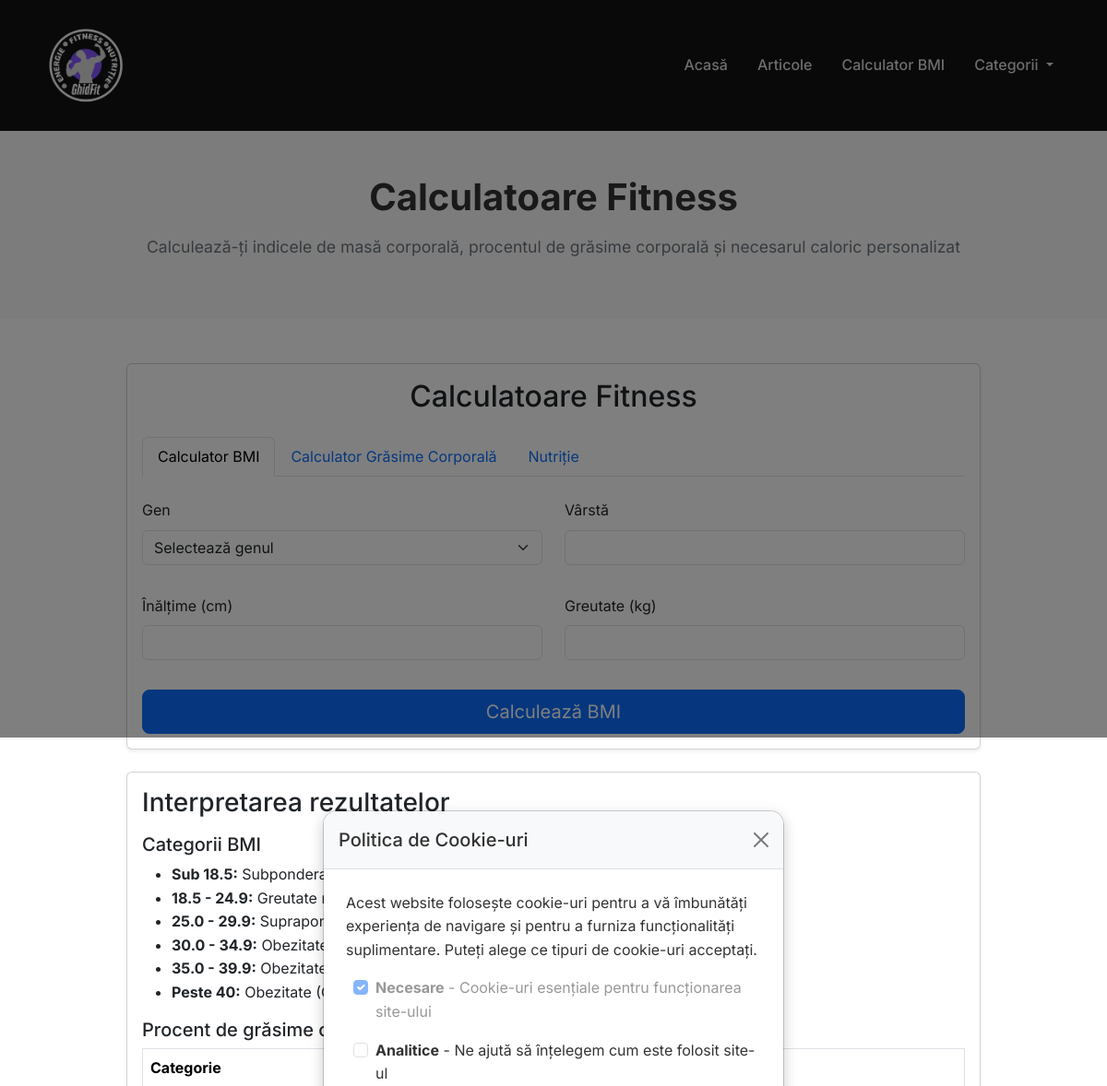
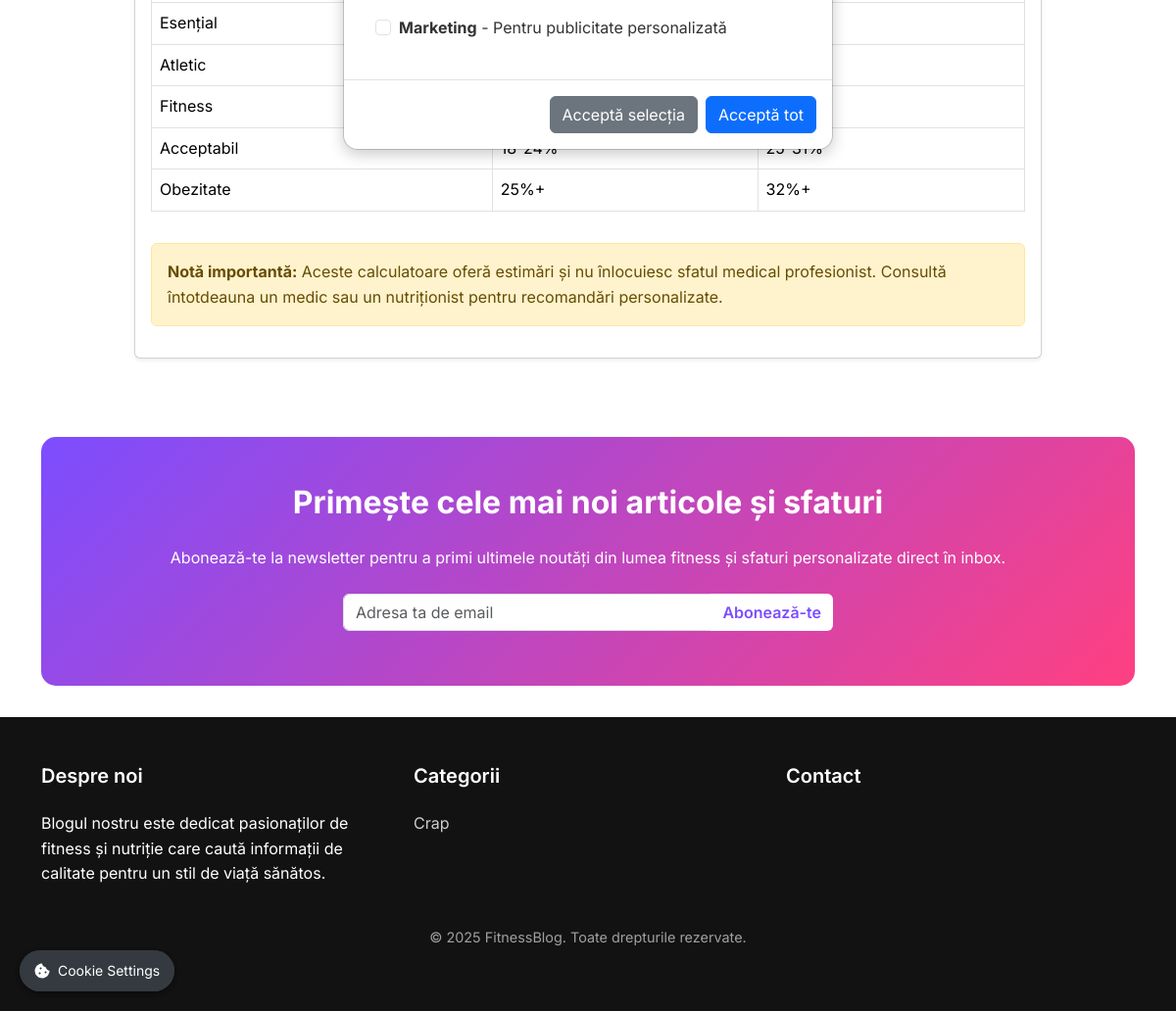
The app's page /calculator-bmi/ with its own data (2 pictures, top to bottom).
### blog/models.py (models this page shows, shortened)
class SiteSettings(models.Model):
    phone = models.CharField(max_length=20, blank=True, null=True, verbose_name='Telefon')
    email = models.EmailField(blank=True, null=True, verbose_name='Email')
    address = models.CharField(max_length=200, blank=True, null=True, verbose_name='Adresă')
    facebook_url = models.URLField(blank=True, null=True, verbose_name='URL Facebook')
    instagram_url = models.URLField(blank=True, null=True, verbose_name='URL Instagram')
    youtube_url = models.URLField(blank=True, null=True, verbose_name='URL YouTube')
    footer_about_title = models.CharField(max_length=100, blank=True, null=True, verbose_name='Titlu secțiune despre')
    footer_about_text = models.TextField(blank=True, null=True, verbose_name='Text secțiune despre')
    class Meta:
        verbose_name = 'Setări Site'
        verbose_name_plural = 'Setări Site'
    @classmethod
    def get_settings(cls):
        settings, created = cls.objects.get_or_create(pk=1)
        return settings

class Category(models.Model):
    name = models.CharField(max_length=100, verbose_name='Nume')
    slug = models.SlugField(max_length=200, unique=True, verbose_name='Slug')  # Mărit la 200
    icon = models.CharField(max_length=50, blank=True, null=True, verbose_name='Iconiță FontAwesome')
    description = models.TextField(blank=True, null=True, verbose_name='Descriere')
    class Meta:
        verbose_name = 'Categorie'
        verbose_name_plural = 'Categorii'
        ordering = ['name']

### blog/views.py (the view)
# urls.py: path('calculator-bmi/', views.bmi_calculator, name='bmi_calculator'),
def bmi_calculator(request):
    adsense_locations = {
        ad.name: ad.ad_code for ad in AdSenseLocation.objects.filter(is_active=True)
    }
    context = {
        'adsense_locations': adsense_locations,
    }
    return render(request, 'blog/bmi_calculator.html', context)

### templates/blog/bmi_calculator.html (shortened to what this page needs)
{% extends 'blog/base.html' %}
{% load static %}
{% block content %}
<div class="page-header text-center py-5">
    <div class="container">
        <h1 class="page-title mb-3">Calculatoare Fitness</h1>
        <p class="page-description">Calculează-ți indicele de masă corporală, procentul de grăsime corporală și necesarul caloric personalizat</p>
    </div>
</div>
<section class="py-5">
    <div class="container">
        <div class="row">
            <div class="col-lg-10 mx-auto">
                <div class="card shadow-sm">
                    <div class="card-body">
                        <h2 class="card-title text-center mb-4">Calculatoare Fitness</h2>
                        <ul class="nav nav-tabs mb-4" id="calculatorTabs" role="tablist">
                            <li class="nav-item" role="presentation">
                                <button class="nav-link active" id="standard-tab" data-bs-toggle="tab" data-bs-target="#standard" type="button" role="tab" aria-controls="standard" aria-selected="true">Calculator BMI</button>
                            </li>
                            <li class="nav-item" role="presentation">
                                <button class="nav-link" id="advanced-tab" data-bs-toggle="tab" data-bs-target="#advanced" type="button" role="tab" aria-controls="advanced" aria-selected="false">Calculator Grăsime Corporală</button>
                            </li>
                            <li class="nav-item" role="presentation">
                                <button class="nav-link" id="nutrition-tab" data-bs-toggle="tab" data-bs-target="#nutrition" type="button" role="tab" aria-controls="nutrition" aria-selected="false">Nutriție</button>
                            </li>
                        </ul>
                        <div class="tab-content" id="calculatorTabsContent">
                            <div class="tab-pane fade show active" id="standard" role="tabpanel" aria-labelledby="standard-tab">
                                <form id="bmiForm" class="needs-validation" novalidate>
                                    <div class="row mb-3">
                                        <div class="col-md-6 mb-3">
                                            <label for="gender" class="form-label">Gen</label>
                                            <select class="form-select" id="gender" required>
                                                <option value="" selected disabled>Selectează genul</option>
                                            </select>
                                        </div>
                                        <div class="col-md-6 mb-3">
                                            <label for="age" class="form-label">Vârstă</label>
                                            <input type="number" class="form-control" id="age" min="18" max="100" required>
                                        </div>
                                    </div>
                                    <div class="row mb-3">
                                        <div class="col-md-6 mb-3">
                                            <label for="height" class="form-label">Înălțime (cm)</label>
                                            <input type="number" class="form-control" id="height" min="100" max="250" required>
                                        </div>
                                        <div class="col-md-6 mb-3">
                                            <label for="weight" class="form-label">Greutate (kg)</label>
                                            <input type="number" class="form-control" id="weight" min="30" max="300" step="0.1" required>
                                        </div>
                                    </div>
                                    <div class="d-grid">
                                        <button type="submit" class="btn btn-primary btn-lg">Calculează BMI</button>
                                    </div>
                                </form>
                            </div>
                        </div>
                    </div>
                </div>
                <div class="card mt-4 shadow-sm">
                    <div class="card-body">
                        <h3 class="card-title">Interpretarea rezultatelor</h3>
                        <h5 class="mt-3">Categorii BMI</h5>
                        <ul>
                            <li><strong>Sub 18.5:</strong> Subponderal</li>
                            <li><strong>18.5 - 24.9:</strong> Greutate normală</li>
                            <li><strong>25.0 - 29.9:</strong> Supraponderal</li>
                            <li><strong>30.0 - 34.9:</strong> Obezitate (Gradul I)</li>
                            <li><strong>35.0 - 39.9:</strong> Obezitate (Gradul II)</li>
                            <li><strong>Peste 40:</strong> Obezitate (Gradul III)</li>
                        </ul>
                        <h5 class="mt-3">Procent de grăsime corporală recomandat</h5>
                        <div class="table-responsive">
                            <table class="table table-bordered">
                                <thead>
                                    <tr>
                                        <th>Categorie</th>
                                        <th>Bărbați</th>
                                        <th>Femei</th>
                                    </tr>
                                </thead>
                                <tbody>
                                    <tr>
                                        <td>Esențial</td>
                                        <td>2-5%</td>
                                        <td>10-13%</td>
                                    </tr>
                                    <tr>
                                        <td>Atletic</td>
                                        <td>6-13%</td>
                                        <td>14-20%</td>
                                    </tr>
                                    <tr>
                                        <td>Fitness</td>
                                        <td>14-17%</td>
                                        <td>21-24%</td>
                                    </tr>
                                    <tr>
                                        <td>Acceptabil</td>
                                        <td>18-24%</td>
                                        <td>25-31%</td>
                                    </tr>
                                    <tr>
                                        <td>Obezitate</td>
                                        <td>25%+</td>
                                        <td>32%+</td>
                                    </tr>
                                </tbody>
                            </table>
                        </div>
                        <div class="alert alert-warning mt-3">
                            <strong>Notă importantă:</strong> Aceste calculatoare oferă estimări și nu înlocuiesc sfatul medical profesionist. Consultă întotdeauna un medic sau un nutriționist pentru recomandări personalizate.
                        </div>
                    </div>
                </div>
            </div>
        </div>
    </div>
</section>
{% endblock %}

### templates/blog/base.html (shortened to what this page needs)
<!DOCTYPE html>
<html lang="ro">
<head>
    <link rel="stylesheet" href="https://cdnjs.cloudflare.com/ajax/libs/font-awesome/6.5.1/css/all.min.css">
    <link href="https://cdn.jsdelivr.net/npm/bootstrap@5.3.2/dist/css/bootstrap.min.css" rel="stylesheet">
    {% load static %}
    <link rel="stylesheet" href="{% static 'css/styles.css' %}">
</head>
<body>
    <header class="header">
        <nav class="navbar navbar-expand-lg navbar-dark">
            <div class="container">
                <a class="navbar-brand mx-auto order-0" href="{% url 'blog:home' %}">
                    <picture>
                        <source srcset="{% static 'images/logo.webp' %}" type="image/webp">
                        <img src="{% static 'images/logo.webp' %}" alt="GhidFit" class="navbar-logo">
                    </picture>
                </a>
                <div class="collapse navbar-collapse order-2" id="navbarNav">
                    <ul class="navbar-nav ms-auto">
                        <li class="nav-item">
                            <a class="nav-link" href="{% url 'blog:home' %}">Acasă</a>
                        </li>
                        <li class="nav-item">
                            <a class="nav-link" href="{% url 'blog:all_articles' %}">Articole</a>
                        </li>
                        <li class="nav-item">
                            <a class="nav-link" href="{% url 'blog:bmi_calculator' %}">Calculator BMI</a>
                        </li>
                        <li class="nav-item dropdown">
                            <a class="nav-link dropdown-toggle" href="#" id="navbarDropdown" role="button" data-bs-toggle="dropdown" aria-expanded="false">
                                Categorii
                            </a>
                        </li>
                    </ul>
                </div>
            </div>
        </nav>
    </header>
    <main>
        {% block content %}{% endblock %}
    </main>
    <section class="newsletter-section">
        <div class="container">
            <div class="newsletter-container py-5 px-4">
                <div class="row">
                    <div class="col-lg-12 text-center">
                        <h2 class="section-title">Primește cele mai noi articole și sfaturi</h2>
                        <p class="mb-4">Abonează-te la newsletter pentru a primi ultimele noutăți din lumea fitness și sfaturi personalizate direct în inbox.</p>
                        <form id="newsletter-form" class="newsletter-form">
                            <div class="input-group">
                                <input type="email" class="form-control" id="email" name="email" placeholder="Adresa ta de email" required>
                                <button type="submit" class="btn subscribe-btn">Abonează-te</button>
                            </div>
                        </form>
                    </div>
                </div>
            </div>
        </div>
    </section>
    <footer class="footer py-5">
        <div class="container">
            <div class="row">
                <div class="col-md-4">
                    <h5>{{ site_settings.footer_about_title }}</h5>
                    <p>{{ site_settings.footer_about_text }}</p>
                </div>
                <div class="col-md-4">
                    <h5>Categorii</h5>
                    <ul class="list-unstyled">
                        {% for category in categories %}
                            <li><a href="{% url 'blog:category_articles' category.slug %}">{{ category.name }}</a></li>
                        {% endfor %}
                    </ul>
                </div>
                <div class="col-md-4">
                    <h5>Contact</h5>
                </div>
            </div>
            <div class="row mt-4">
                <div class="col-md-12 text-center">
                    <p class="copyright">© 2025 FitnessBlog. Toate drepturile rezervate.</p>
                </div>
            </div>
        </div>
    </footer>
    <div class="cookie-consent-modal modal fade" id="cookieModal" data-bs-backdrop="static" tabindex="-1" aria-labelledby="cookieModalLabel" aria-hidden="true">
        <div class="modal-dialog modal-dialog-centered">
            <div class="modal-content">
                <div class="modal-header">
                    <h5 class="modal-title" id="cookieModalLabel">Politica de Cookie-uri</h5>
                    <button type="button" class="btn-close" data-bs-dismiss="modal" aria-label="Close"></button>
                </div>
                <div class="modal-body">
                    <p>Acest website folosește cookie-uri pentru a vă îmbunătăți experiența de navigare și pentru a furniza funcționalități suplimentare. Puteți alege ce tipuri de cookie-uri acceptați.</p>
                    <div class="cookie-options">
                        <div class="form-check">
                            <input class="form-check-input" type="checkbox" id="necessaryCookies" checked disabled>
                            <label class="form-check-label" for="necessaryCookies">
                                <strong>Necesare</strong> - Cookie-uri esențiale pentru funcționarea site-ului
                            </label>
                        </div>
                        <div class="form-check">
                            <input class="form-check-input" type="checkbox" id="analyticsCookies">
                            <label class="form-check-label" for="analyticsCookies">
                                <strong>Analitice</strong> - Ne ajută să înțelegem cum este folosit site-ul
                            </label>
                        </div>
                        <div class="form-check">
                            <input class="form-check-input" type="checkbox" id="marketingCookies">
                            <label class="form-check-label" for="marketingCookies">
                                <strong>Marketing</strong> - Pentru publicitate personalizată
                            </label>
                        </div>
                    </div>
                </div>
                <div class="modal-footer">
                    <button type="button" class="btn btn-secondary" id="acceptSelectedCookies">Acceptă selecția</button>
                    <button type="button" class="btn btn-primary" id="acceptAllCookies">Acceptă tot</button>
                </div>
            </div>
        </div>
    </div>
    <button id="cookieSettingsBtn" class="cookie-settings-btn">
    </button>
</body>
    <button id="cookieSettingsBtn" class="cookie-settings-btn">
        <i class="fas fa-cookie-bite"></i> Cookie Settings
    </button>
</body>
</html>

### records on screen
SiteSettings: footer_about_title "Despre noi", footer_about_text "Blogul nostru este dedicat pasionaților de fitness și nutriție care caută informații de calitate pentru un stil de viață sănătos."
Category: name "Crap"
